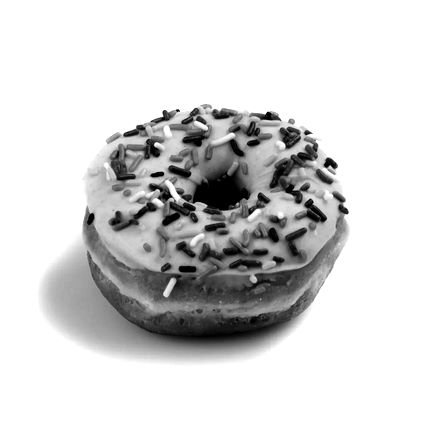
#> input picture comp3-fourier/images/donut.jpg, 432 x 432 px, found by its file name
$ python donut.py
#> lines starting #> are read from the running program, lines starting #| are printed output that depends on the picture
import numpy as np
import matplotlib.pyplot as plt
import matplotlib.animation as animation
import sounddevice as sd
import asyncio
import threading
from scipy.interpolate import RegularGridInterpolator
from matplotlib.patches import Circle
from PIL import Image

sample_rate = 44100
grid_res = 512
num_harmonics = 64
circle_radius = 0.15
frame_duration = 0.15
frame_length = int(sample_rate * frame_duration)
image_path = 'C:\\Users\\jwest\\Desktop\\algocomps\\comp3-fourier\\images\\donut.jpg'

def scale_amplitude(x, i, num_harmonics, center=0.55, bound=0.8, spread=5):
    norm = x * np.exp(-((i - (num_harmonics * center)) ** 2) / (2 * (spread ** 2)))
    if norm < 0.2:
        return 0
    return (1 - bound) * (norm - 1) + 1

# load and process image
try:
    img = Image.open(image_path).convert('L')
    img = img.resize((grid_res, grid_res), Image.Resampling.LANCZOS)
#> img: PIL image 512x512 L
    image_data = np.flip(np.array(img)) / 255.0
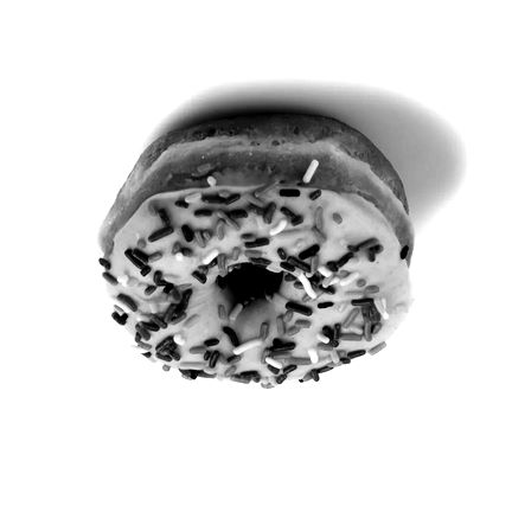
#> image_data: shape (512, 512) float64; min 0, max 1, mean 0.837
    image_data = image_data.T
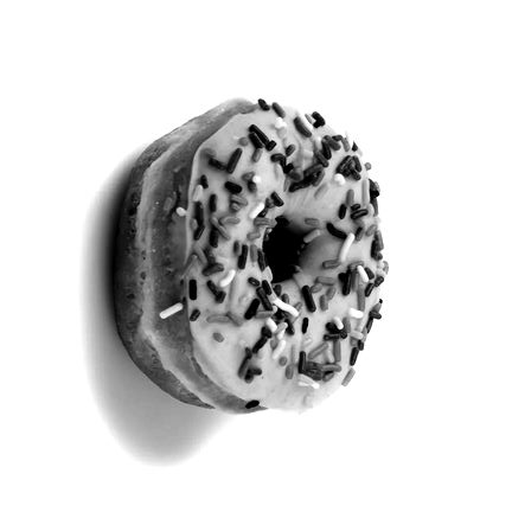
#> image_data: shape (512, 512) float64; min 0, max 1, mean 0.837
    print(f"Image '{image_path}' loaded successfully.")
except FileNotFoundError:
    print(f"Error: Image file not found at '{image_path}'. Using a blank image.")
    image_data = np.zeros((grid_res, grid_res))
except Exception as e:
    print(f"Error loading image: {e}. Using a blank image.")
    image_data = np.zeros((grid_res, grid_res))

x_coords = np.linspace(0, 1, grid_res)
y_coords = np.linspace(0, 1, grid_res)

image_interpolator = RegularGridInterpolator((x_coords, y_coords), image_data,
                                             method='linear', bounds_error=False, fill_value=0)

def get_brightness_at_point(x, y):
    point = np.array([[np.clip(x, 0, 1), np.clip(y, 0, 1)]])
    return image_interpolator(point)[0]

def get_harmonics_from_image(center_x, center_y, radius, num_samples):
#> called with center_x = 0.5, center_y = 0.5, radius = 0.15, num_samples = 64
    amplitudes = np.zeros(num_samples)
    angles = np.linspace(0, 2 * np.pi, num_samples, endpoint=False)
    for i, angle in enumerate(angles):
        sample_x = center_x + radius * np.cos(angle)
        sample_y = center_y + radius * np.sin(angle)
        brightness_val = -get_brightness_at_point(sample_x, sample_y) + 1
        amplitudes[i] = np.clip(brightness_val, 0, 1)
        amplitudes[i] = scale_amplitude(amplitudes[i], i, num_samples, center=0.6, bound=0.01, spread=20)
#> this loop made 64 passes
#> brightness_val on passes 1 to 12: 0.215, 0.943, 0.632, 0.342, 0.238, 0.656, 0.164, 0.28, 0.923, 0.458, 0.584, 0.35
#> after the loop, amplitudes = 64 values, max 0.992 at index 36, min 0 at index 0, mean 0.332
    return amplitudes

def generate_audio_frame(amplitudes, length):
    global current_audio_frame_for_plot
    num_amps = len(amplitudes)
    fft_coeffs = np.zeros(length // 2 + 1, dtype=complex)

    fft_coeffs[1 : num_amps + 1] = amplitudes

    frame = np.fft.irfft(fft_coeffs, n=length)

    max_amp = np.max(np.abs(frame))
    if max_amp > 0:
        frame /= max_amp

    current_audio_frame_for_plot = frame.copy()
    return frame * 10 # additional gain

audio_buffer = np.array([])
buffer_lock = threading.Lock()
current_harmonics = np.zeros(num_harmonics)
harmonics_changed = threading.Event()
current_audio_frame_for_plot = np.zeros(frame_length)
stop_event = threading.Event()

def audio_callback(outdata, frames, time_info, status):
    global audio_buffer, buffer_lock
    with buffer_lock:
        if len(audio_buffer) < frames:
            outdata[:] = np.zeros((frames, 1))
            audio_buffer = np.array([])
            return

        data = audio_buffer[:frames].copy()
        audio_buffer = audio_buffer[frames:]

    outdata[:] = data.reshape(-1, 1)

fig = plt.figure(figsize=(10, 7))
gs = fig.add_gridspec(2, 2, width_ratios=[4, 1], height_ratios=[4, 1], wspace=0.3, hspace=0.3)

ax_main = fig.add_subplot(gs[0, 0])
ax_amp = fig.add_subplot(gs[0, 1])
ax_signal = fig.add_subplot(gs[1, 0])

y_positions = np.arange(num_harmonics)
amplitude_bars = ax_amp.barh(y_positions, np.zeros(num_harmonics), height=0.7, color='skyblue', align='center')
ax_amp.set_xlim(0, 1.1)
ax_amp.set_ylim(-0.5, num_harmonics - 0.5)
ax_amp.set_title("Amplitudes")
ax_amp.set_yticks(y_positions[::4])
ax_amp.set_yticklabels([f"{i+1}" for i in y_positions[::4]])
ax_amp.set_xlabel("Amplitude")
ax_amp.invert_yaxis()

im = ax_main.imshow(image_data.T, origin='lower', extent=(0, 1, 0, 1), cmap='gray', alpha=1.0)
ax_main.set_title("Image \"Sampler\"")
ax_main.set_xlim(0, 1)
ax_main.set_ylim(0, 1)
ax_main.set_xticks([])
ax_main.set_yticks([])
ax_main.set_aspect('equal', adjustable='box')

cursor_point, = ax_main.plot([0.5], [0.5], 'ro', markersize=8)
cursor_pos = np.array([0.5, 0.5])
sampling_circle = Circle((cursor_pos[0], cursor_pos[1]), circle_radius,
                         edgecolor='red', facecolor='none', linestyle='--', linewidth=1.5)
ax_main.add_patch(sampling_circle)

signal_time = np.linspace(0, frame_duration, frame_length)
signal_line, = ax_signal.plot(signal_time, current_audio_frame_for_plot, lw=1)
ax_signal.set_ylim(-1.1, 1.1)
ax_signal.set_xlim(0, frame_duration)
ax_signal.set_title("Output Signal Frame")
ax_signal.set_xlabel("Time (s)")
ax_signal.set_ylabel("Amplitude")
ax_signal.grid(True, linestyle=':', alpha=0.6)

current_harmonics = get_harmonics_from_image(cursor_pos[0], cursor_pos[1], circle_radius, num_harmonics)
#> current_harmonics has the same summary as amplitudes in get_harmonics_from_image
generate_audio_frame(current_harmonics, frame_length)
#> in generate_audio_frame, `num_amps = len(amplitudes)`: num_amps = 64

def update_cursor_position(event):
    global cursor_pos, current_harmonics
    if event.inaxes == ax_main:
        new_pos = np.array([event.xdata, event.ydata])
        if not np.allclose(new_pos, cursor_pos, atol=0.005):
             cursor_pos = new_pos
             current_harmonics = get_harmonics_from_image(cursor_pos[0], cursor_pos[1], circle_radius, num_harmonics)
             harmonics_changed.set()

def animate(i):
#> called with i = 0
    cursor_point.set_data([cursor_pos[0]], [cursor_pos[1]])
    sampling_circle.center = cursor_pos[0], cursor_pos[1]

    for bar, h in zip(amplitude_bars, current_harmonics):
        bar.set_width(h)
#> this loop made 64 passes
#> h on passes 1 to 12: 0, 0, 0, 0, 0, 0, 0, 0, 0.298, 0, 0.221, 0

    signal_line.set_ydata(current_audio_frame_for_plot)

    return [cursor_point, sampling_circle, signal_line, *amplitude_bars]

ani = animation.FuncAnimation(fig, animate, interval=30, blit=True)
#> the loop in animate (call 2), `for bar, h in zip(amplitude_bars, current_harmonics):` made 64 passes

async def audio_buffer_loop():
    global audio_buffer, current_harmonics
    buffer_target = int(sample_rate * 0.2)

    while not stop_event.is_set():
        if harmonics_changed.is_set():
            current_audio_frame = generate_audio_frame(current_harmonics, frame_length)
            harmonics_changed.clear()
        elif 'current_audio_frame' not in locals():
             current_audio_frame = generate_audio_frame(current_harmonics, frame_length)

        with buffer_lock:
            if len(audio_buffer) < buffer_target:
                 if len(current_audio_frame) > 0:
                     samples_needed = buffer_target - len(audio_buffer)
                     frames_to_add = max(1, samples_needed // len(current_audio_frame))
                     for _ in range(frames_to_add):
                         audio_buffer = np.concatenate((audio_buffer, current_audio_frame))
                 else:
                     await asyncio.sleep(0.005)

        await asyncio.sleep(0.01)

def start_coroutines():
    loop = asyncio.new_event_loop()
    asyncio.set_event_loop(loop)

    tasks = [
        loop.create_task(audio_buffer_loop())
    ]

    try:
        loop.run_until_complete(asyncio.gather(*tasks))
    except asyncio.CancelledError:
        pass
    finally:
        for task in tasks:
            task.cancel()
        loop.run_until_complete(asyncio.gather(*tasks, return_exceptions=True))
        loop.close()
        print("Coroutine loop closed.")

coroutine_thread = threading.Thread(target=start_coroutines)
coroutine_thread.daemon = True
coroutine_thread.start()

fig.canvas.mpl_connect('motion_notify_event', update_cursor_position)
fig.canvas.mpl_connect('close_event', lambda event: stop_event.set())
plt.subplots_adjust(left=0.1, right=0.9, top=0.9, bottom=0.1)

try:
#> (the run stopped early here; a loop or call above may not have finished)
